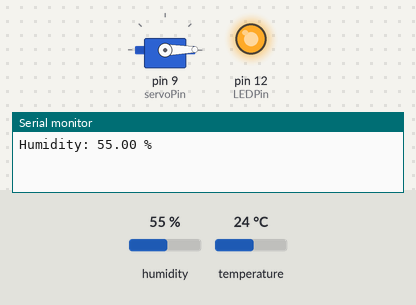
A sketch run on a simulated Arduino Uno, built with avr-gcc and run on an emulated ATmega328P. On the bench: servo, output pins drawn as LEDs (lit = HIGH), the last lines printed to the serial monitor. Inputs (shaded band) come from the test bench; at power-on: humidity 55 %, temperature 24 °C.

Above: at 1.6 s.
1.7 s: humidity set to 61 %
4.4 s: humidity set to 64 %
At 6.7 s:
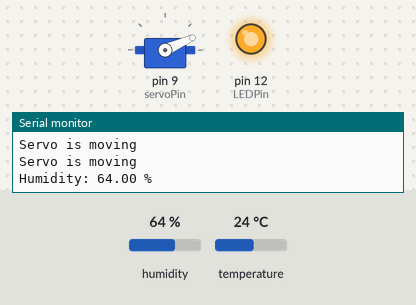
7.3 s: humidity set to 22 %
At 9.6 s:
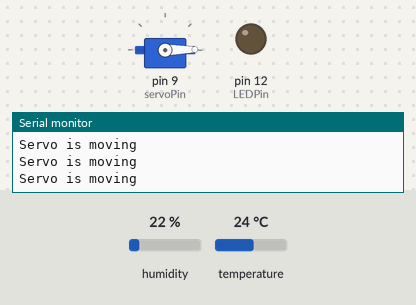
13.3 s: humidity set to 68 %
At 14.5 s:
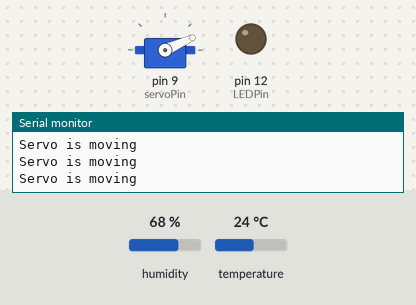
16.2 s: humidity set to 40 %
At 20.3 s:
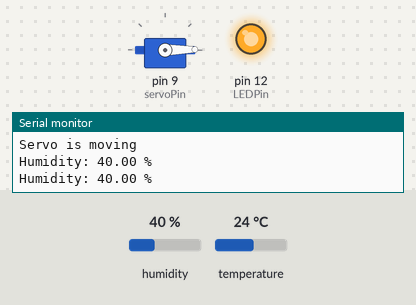
Timing chart, 0 to 21.6 s (numbered marks = the images above; inputs shaded):
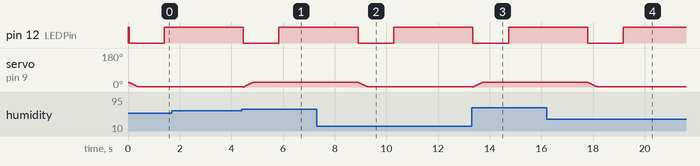

The sketch:

hackathon.ino
```cpp
#include "DHT.h"
#include <Servo.h>

#define DHTTYPE DHT11   // DHT 11

#define DHTPIN 2
int servoPin = 9;
int LEDPin = 12;

int angle = 0;          // servo position in degrees
int servoSpeed = 15;    //speed of turning the servo
int previousValue;
int humy = 63;          //the humitidy cut off value

bool flag = 0;          //to check if humidity was previously higher or lower than humy

DHT dht(DHTPIN, DHTTYPE);
Servo servo;

void setup() {
  Serial.begin(9600);
  dht.begin();
  servo.attach(servoPin);
  pinMode(LEDPin, OUTPUT);
  digitalWrite(LEDPin, HIGH);   //LED is off when HIGH
  servo.write(15);

  float h = dht.readHumidity(); //current humidity value
  previousValue = h;

  if (previousValue < humy) {
      for(angle = 25; angle > 0; angle--)
      {
          servo.write(angle);
          delay(servoSpeed);
          digitalWrite(LEDPin, LOW);
      }
      flag = 1;
  }
  else if (previousValue >= humy) {
      for(angle = 0; angle < 25; angle++)
      {
        servo.write(angle);
        delay(servoSpeed);
        digitalWrite(LEDPin, LOW);
      }
      flag = 0;
  }
}

void loop() {
  // Wait a few seconds between measurements.
  delay(1000);
  digitalWrite(LEDPin, HIGH);

  float h = dht.readHumidity();

  if (isnan(h)) {
    Serial.println("Failed to read from DHT sensor!");
    return;
  }
  Serial.print("Humidity: ");
  Serial.print(h);
  Serial.println(" %\t");

  if (previousValue < humy) flag = 1;
  else flag = 0;

  //if humidity level was previously higher than or equal to cutoff,
  //but is lower than cutoff now
  //open(servo up), water the plant
  if (h < humy && flag == 0) {
    for(angle = 25; angle > 0; angle--) //0 is up
    {
      servo.write(angle);
      delay(servoSpeed);  //speed of turning the servo
      digitalWrite(LEDPin, LOW);
      Serial.println("Servo is moving");
    }
    previousValue = h;
  }

  //if humidity level was previously lower than cutoff,
  //but is higher than or equal to cutoff now
  //close(servo down), stop watering
  else if (h >= humy && flag == 1) {
    for(angle = 0; angle < 25; angle++)
    {
      servo.write(angle);
      delay(servoSpeed);
      digitalWrite(LEDPin, LOW);
      Serial.println("Servo is moving");
    }
    previousValue = h;
  }
}
```

Measured:
- the behaviour switches between 62 and 63 % on humidity (found by bisection; images 0 and 1)
- after the input at 4.4 s, pin 12 (LEDPin): HIGH → LOW after 0.06 s, → HIGH 1.4 s later
- after the input at 7.3 s, pin 12 (LEDPin): HIGH → LOW after 1.6 s, → HIGH 1.4 s later
- after the input at 13.3 s, pin 12 (LEDPin): HIGH → LOW after 0.05 s, → HIGH 1.4 s later
- after the input at 16.2 s, pin 12 (LEDPin): HIGH → LOW after 1.6 s, → HIGH 1.4 s later
